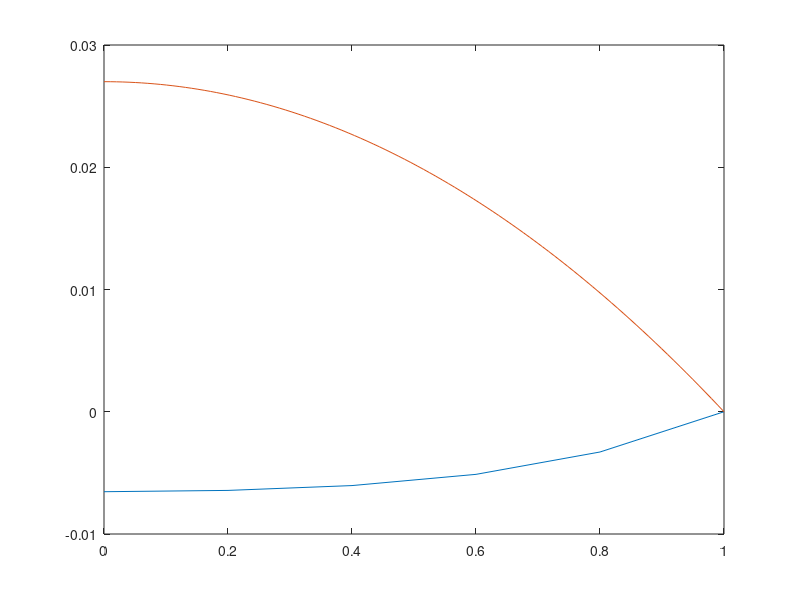

MATLAB code for this plot:
clc, clear, clf
epsSTUD = 54 / 1000;

m = 4;
n = 100;
T = 1;


u_0 = @(x) 0.*x;
f = @(x,t) - epsSTUD ./ 2 .* ( 2.*t + x.^2 -1 );

u_exact = @(x,t) -epsSTUD ./2 .*(t.*x.^2 -t);


% Defining time partition
k = T / n;
t_part = 0:k:T;

% Defining spacial partition
h = 1 / (m + 1);
x_part = (0+h):h:1;



% Defining Mass matrix
M = 4*diag(ones(1,m+1)) + diag(ones(1,m),1) + diag(ones(1,m),-1);
M = M * h/6;
M(1,1) = M(1,1) / 2; %Neumann BC

% Defining Stiffness matrix
S = 2*diag(ones(1,m+1)) - diag(ones(1,m),1) - diag(ones(1,m),-1);
S = S/h;
S(1,1) = S(1,1) / 2; %Neumann BC

% Defining zeta
zeta = zeros(m+1, n);

% Calculating zeta_0
zeta_0 = u_0(x_part);
zeta(:,1) = zeta_0;


% Defining hat functions   HALF HAT FUNCTION!!!!
phi = @(x,j) ( (x./h - j + 1) .* ( (j-1 <= x./h) & (x./h <= j) ) ) + ...
               ( (-x./h + j + 1) .* ( (j < x./h) & (x./h < j+1) & (j < m+1)  ) );

% Plot the hat functions
% hold on
% x_line = linspace(0-0.1, 1+0.1, 1000);
% for j = 1:(m+1)
%     plot(x_line, phi(x_line, j));
% end
% hold off


% Itterating over time
for l = 2:(n+1)

    % Calculate F
    %F = f(x_part', k*l) * 2*h;
    J = (0:m)';
    F = integral( @(x) f(x,k*l) .* phi(x,J) , 0,1,'ArrayValued',true)


    % calculate b
    b = M*zeta(:, l-1) + k .* F;

    % Calculate A
    A = M + k.*S;
    
    % Solve for zeta
    zeta(:,l) = A\b;

end

zeta = [zeta ; zeros(1,n+1)];
x_part = [0, x_part];
plot(x_part, zeta(:,n))
hold on
x = linspace(0,1);
plot(x,u_exact(x,T));

disp("Done")